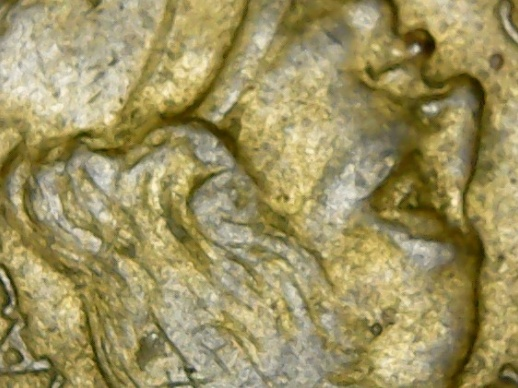
#> input picture images/aligned/aligned_0000.jpg, 518 x 388 px; its folder holds only this picture in this run
$ python -i align_images.py   (imports and definitions only)   (older library calls are emulated)
#> lines starting #> are read from the running program, lines starting #| are printed output that depends on the picture
import matplotlib.pyplot as plt
import pandas as pd
import numpy as np
import cv2
import os
import re

# Verifica Diretórios Vazios.
# [47 lines left out: functions is_empty, load_images, not called in this run]

# Alinha um Conjunto de Imagens (ECC).
def align_images(images):
    """
    1. Alinha usando ECC.
    2. Rastreia as bordas pretas criadas pelo zoom/shift.
    3. Recorta o resultado final para eliminar áreas sem dados.
    """

    if not images: return [], []

    print(f"\nFase 1.2: Alinhamento ECC com Recorte ({len(images)} imagens)")

    # Referência - Ground Truth.
    ref_img = images[0]
    ref_gray = cv2.cvtColor(ref_img, cv2.COLOR_BGR2GRAY).astype(np.float32)
    height, width = ref_img.shape[:2]

    aligned_images = [ref_img]
    scales = [1.0]
    acummulated_scales = scales.copy()
    common_mask = np.ones((height, width), dtype=np.uint8) * 255

    # Configuração ECC (Critérios de parada).
    warp_mode = cv2.MOTION_AFFINE # HOMOGRAPHY considera movimentos 3D
    criteria = (cv2.TERM_CRITERIA_EPS | cv2.TERM_CRITERIA_COUNT, 50, 1e-5)
    warp_matrix = np.eye(2, 3, dtype=np.float32)

    for i in range(1, len(images)):
        img_curr = images[i]
        curr_gray = cv2.cvtColor(img_curr, cv2.COLOR_BGR2GRAY).astype(np.float32)

        try:
            # Passo ECC
            step_matrix = np.eye(2, 3, dtype=np.float32)
            cc, step_matrix = cv2.findTransformECC(ref_gray, curr_gray, step_matrix, warp_mode, criteria)

            # Acumula Matriz (dot product).
            step_3x3 = np.vstack([step_matrix, [0, 0, 1]])
            warp_3x3_accum = np.vstack([warp_matrix, [0,0,1]])
            combined = np.dot(step_3x3, warp_3x3_accum)
            warp_matrix = combined[:2, :]

            # Alinha a Imagem.
            img_aligned = cv2.warpAffine(img_curr, warp_matrix, (width, height),
                                         flags=cv2.INTER_LINEAR + cv2.WARP_INVERSE_MAP,
                                         borderMode=cv2.BORDER_CONSTANT, borderValue=(0,0,0))

            aligned_images.append(img_aligned)

            # Atualiza a Máscara de Validade.
            mask_curr = np.ones((height, width), dtype=np.uint8) * 255
            mask_warped = cv2.warpAffine(mask_curr, warp_matrix, (width, height),
                                         flags=cv2.INTER_NEAREST + cv2.WARP_INVERSE_MAP,
                                         borderMode=cv2.BORDER_CONSTANT, borderValue=0)

            common_mask = cv2.bitwise_and(common_mask, mask_warped)

            # Calcula Escala.
            s_x = np.sqrt(warp_matrix[0,0]**2 + warp_matrix[1,0]**2)
            scales.append(s_x)
            acummulated_scales.append(acummulated_scales[-1]*s_x)

            print(f">> Img {i} Alinhada (ECC). Escala: {s_x:.4f}")

            # Atualiza Referência.
            ref_gray = curr_gray

        except cv2.error:
            print(f"[OS] Falha ECC na img {i}. Usando anterior.")
            aligned_images.append(aligned_images[-1])
            scales.append(scales[-1])
            acummulated_scales.append(acummulated_scales[-1]**2)

    # Corte
    contours, _ = cv2.findContours(common_mask, cv2.RETR_EXTERNAL, cv2.CHAIN_APPROX_SIMPLE)

    if contours:
        x, y, w, h = cv2.boundingRect(contours[0])
        print(f"\n[OS] Área válida detectada: \n>> X: {x}, Y: {y}, Largura: {w}, Altura: {h}")
        print(f"[OS] Pixels perdidos nas bordas: \n>> Horizontal: {width-w}, Vertical: {height-h}")

        final_images = []
        for img in aligned_images:
            # Recorta todas as imagens no mesmo retângulo seguro.
            cropped = img[y:y+h, x:x+w]
            final_images.append(cropped)

        clean_images, clean_scales, clean_acmd_scales = focus_analysis(final_images, scales, acummulated_scales)

        return clean_images, clean_scales, clean_acmd_scales
    else:
        print("[OS] Erro Crítico: A máscara comum ficou vazia! (Overlap insuficiente). Retornando originais.")
        clean_images, clean_scales, clean_acmd_scales = focus_analysis(aligned_images, scales, acummulated_scales)
        return clean_images, clean_scales, clean_acmd_scales

# Avalia o Foco de uma Imagem dentro do Conjunto.
# [104 lines left out: functions focus_analysis, save_results, not called in this run]

>>> import cv2
>>> picture = cv2.imread('../images/aligned/aligned_0000.jpg', cv2.IMREAD_GRAYSCALE)
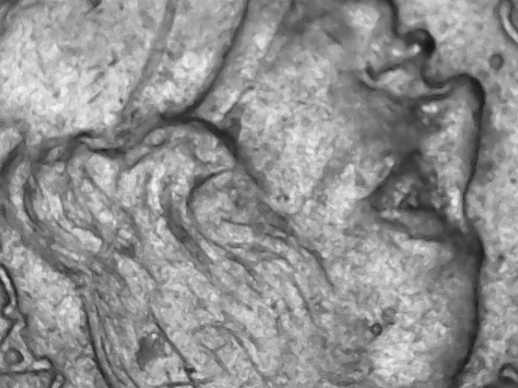
#> picture: shape (388, 518); min 18, max 245, mean 143.6
#> (the run stopped early here; a loop or call above may not have finished)
